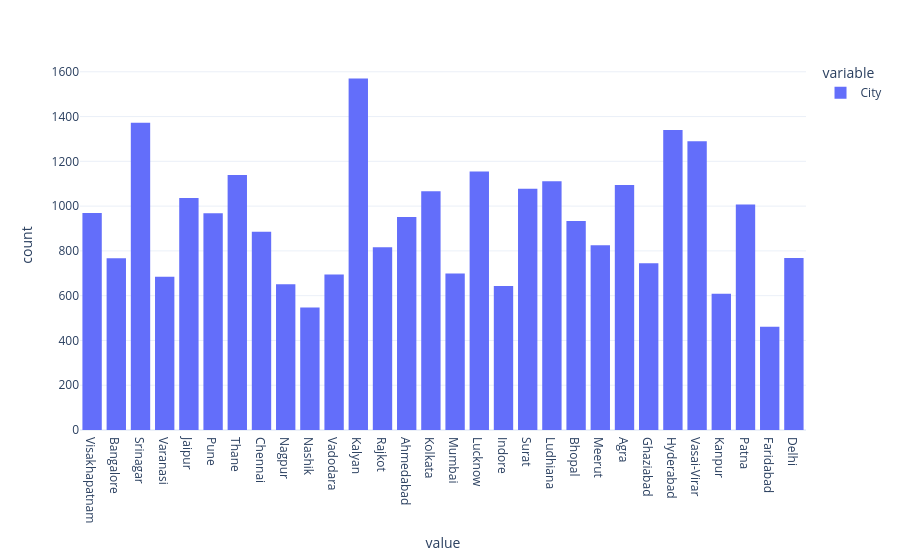

This figure's notebook cell:
### Code cell
px.histogram(df.City[df.City.isin(t[~t].index)])

### Figure 1 — Plotly figure (JSON) as saved in the notebook; plotly's stock layout.template omitted (floating-point values rounded to 4 significant figures; data arrays with more than 128 entries replaced by an {"elided": "..."} marker saying what was removed)
{"data": [{"bingroup": "x", "hovertemplate": "variable=City<br>value=%{x}<br>count=%{y}<extra></extra>", "legendgroup": "City", "marker": {"color": "#636efa", "pattern": {"shape": ""}}, "name": "City", "orientation": "v", "showlegend": true, "type": "histogram", "x": {"elided": "27875 str values"}, "xaxis": "x", "yaxis": "y"}], "layout": {"barmode": "relative", "legend": {"title": {"text": "variable"}, "tracegroupgap": 0}, "margin": {"t": 60}, "xaxis": {"anchor": "y", "domain": [0, 1], "title": {"text": "value"}}, "yaxis": {"anchor": "x", "domain": [0, 1], "title": {"text": "count"}}}}
